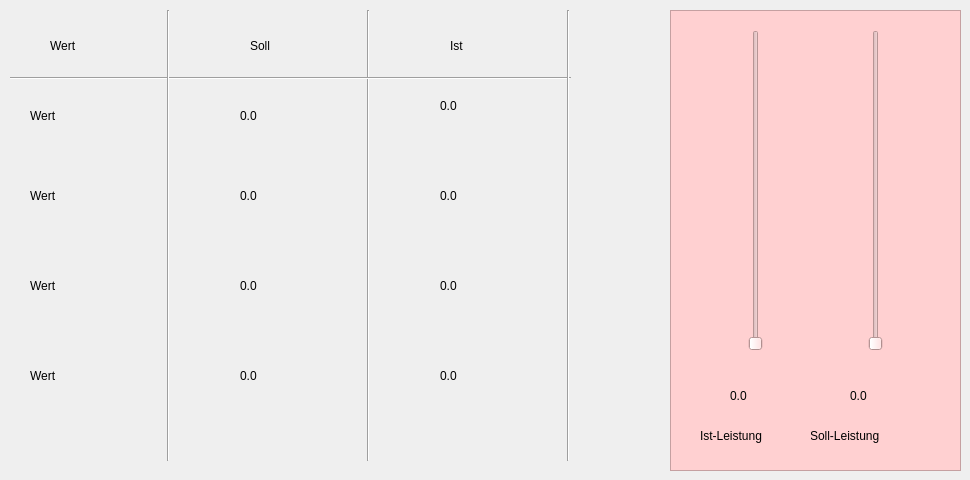
    <widget class="QWidget" name="page_2">
     <widget class="QLabel" name="label_17">
      <property name="geometry">
       <rect>
        <x>50</x>
        <y>30</y>
        <width>111</width>
        <height>31</height>
       </rect>
      </property>
      <property name="styleSheet">
       <string notr="true">font: 12pt &quot;Arial&quot;;</string>
      </property>
      <property name="text">
       <string>Wert</string>
      </property>
     </widget>
     <widget class="Line" name="line_5">
      <property name="geometry">
       <rect>
        <x>360</x>
        <y>10</y>
        <width>16</width>
        <height>451</height>
       </rect>
      </property>
      <property name="orientation">
       <enum>Qt::Vertical</enum>
      </property>
     </widget>
     <widget class="QLabel" name="label_18">
      <property name="geometry">
       <rect>
        <x>450</x>
        <y>30</y>
        <width>111</width>
        <height>31</height>
       </rect>
      </property>
      <property name="styleSheet">
       <string notr="true">font: 12pt &quot;Arial&quot;;</string>
      </property>
      <property name="text">
       <string>Ist</string>
      </property>
     </widget>
     <widget class="QFrame" name="frame_2">
      <property name="geometry">
       <rect>
        <x>670</x>
        <y>10</y>
        <width>291</width>
        <height>461</height>
       </rect>
      </property>
      <property name="styleSheet">
       <string notr="true">background-color: rgba(255, 208, 209, 255);</string>
      </property>
      <property name="frameShape">
       <enum>QFrame::StyledPanel</enum>
      </property>
      <property name="frameShadow">
       <enum>QFrame::Raised</enum>
      </property>
      <widget class="QLabel" name="label_19">
       <property name="geometry">
        <rect>
         <x>140</x>
         <y>410</y>
         <width>121</width>
         <height>31</height>
        </rect>
       </property>
       <property name="styleSheet">
        <string notr="true">font: 12pt &quot;Arial&quot;;</string>
       </property>
       <property name="text">
        <string>Soll-Leistung</string>
       </property>
      </widget>
      <widget class="QSlider" name="sli_Pist_Wr1">
       <property name="geometry">
        <rect>
         <x>50</x>
         <y>20</y>
         <width>71</width>
         <height>321</height>
        </rect>
       </property>
       <property name="orientation">
        <enum>Qt::Vertical</enum>
       </property>
      </widget>
      <widget class="QLabel" name="num_Pist_Wr1">
       <property name="geometry">
        <rect>
         <x>60</x>
         <y>350</y>
         <width>61</width>
         <height>71</height>
        </rect>
       </property>
       <property name="styleSheet">
        <string notr="true">font: 18pt &quot;Arial&quot;;</string>
       </property>
       <property name="text">
        <string>0.0</string>
       </property>
      </widget>
      <widget class="QLabel" name="label_21">
       <property name="geometry">
        <rect>
         <x>30</x>
         <y>410</y>
         <width>111</width>
         <height>31</height>
        </rect>
       </property>
       <property name="styleSheet">
        <string notr="true">font: 12pt &quot;Arial&quot;;</string>
       </property>
       <property name="text">
        <string>Ist-Leistung</string>
       </property>
      </widget>
      <widget class="QSlider" name="sli_Psoll_Wr1">
       <property name="geometry">
        <rect>
         <x>170</x>
         <y>20</y>
         <width>71</width>
         <height>321</height>
        </rect>
       </property>
       <property name="orientation">
        <enum>Qt::Vertical</enum>
       </property>
      </widget>
      <widget class="QLabel" name="num_Psoll_Wr1">
       <property name="geometry">
        <rect>
         <x>180</x>
         <y>350</y>
         <width>61</width>
         <height>71</height>
        </rect>
       </property>
       <property name="styleSheet">
        <string notr="true">font: 18pt &quot;Arial&quot;;</string>
       </property>
       <property name="text">
        <string>0.0</string>
       </property>
      </widget>
     </widget>
     <widget class="QLabel" name="label_23">
      <property name="geometry">
       <rect>
        <x>250</x>
        <y>30</y>
        <width>111</width>
        <height>31</height>
       </rect>
      </property>
      <property name="styleSheet">
       <string notr="true">font: 12pt &quot;Arial&quot;;</string>
      </property>
      <property name="text">
       <string>Soll</string>
      </property>
     </widget>
     <widget class="Line" name="line_6">
      <property name="geometry">
       <rect>
        <x>10</x>
        <y>70</y>
        <width>561</width>
        <height>16</height>
       </rect>
      </property>
      <property name="orientation">
       <enum>Qt::Horizontal</enum>
      </property>
     </widget>
     <widget class="Line" name="line_7">
      <property name="geometry">
       <rect>
        <x>160</x>
        <y>10</y>
        <width>16</width>
        <height>451</height>
       </rect>
      </property>
      <property name="orientation">
       <enum>Qt::Vertical</enum>
      </property>
     </widget>
     <widget class="Line" name="line_8">
      <property name="geometry">
       <rect>
        <x>560</x>
        <y>10</y>
        <width>16</width>
        <height>451</height>
       </rect>
      </property>
      <property name="orientation">
       <enum>Qt::Vertical</enum>
      </property>
     </widget>
     <widget class="QLabel" name="label_20">
      <property name="geometry">
       <rect>
        <x>30</x>
        <y>180</y>
        <width>111</width>
        <height>31</height>
       </rect>
      </property>
      <property name="styleSheet">
       <string notr="true">font: 12pt &quot;Arial&quot;;</string>
      </property>
      <property name="text">
       <string>Wert</string>
      </property>
     </widget>
     <widget class="QLabel" name="label_22">
      <property name="geometry">
       <rect>
        <x>30</x>
        <y>100</y>
        <width>111</width>
        <height>31</height>
       </rect>
      </property>
      <property name="styleSheet">
       <string notr="true">font: 12pt &quot;Arial&quot;;</string>
      </property>
      <property name="text">
       <string>Wert</string>
      </property>
     </widget>
     <widget class="QLabel" name="label_26">
      <property name="geometry">
       <rect>
        <x>30</x>
        <y>270</y>
        <width>111</width>
        <height>31</height>
       </rect>
      </property>
      <property name="styleSheet">
       <string notr="true">font: 12pt &quot;Arial&quot;;</string>
      </property>
      <property name="text">
       <string>Wert</string>
      </property>
     </widget>
     <widget class="QLabel" name="label_27">
      <property name="geometry">
       <rect>
        <x>30</x>
        <y>360</y>
        <width>111</width>
        <height>31</height>
       </rect>
      </property>
      <property name="styleSheet">
       <string notr="true">font: 12pt &quot;Arial&quot;;</string>
      </property>
      <property name="text">
       <string>Wert</string>
      </property>
     </widget>
     <widget class="QLabel" name="num_Pist_Wr1_2">
      <property name="geometry">
       <rect>
        <x>240</x>
        <y>250</y>
        <width>61</width>
        <height>71</height>
       </rect>
      </property>
      <property name="styleSheet">
       <string notr="true">font: 18pt &quot;Arial&quot;;</string>
      </property>
      <property name="text">
       <string>0.0</string>
      </property>
     </widget>
     <widget class="QLabel" name="num_Pist_Wr1_3">
      <property name="geometry">
       <rect>
        <x>240</x>
        <y>340</y>
        <width>61</width>
        <height>71</height>
       </rect>
      </property>
      <property name="styleSheet">
       <string notr="true">font: 18pt &quot;Arial&quot;;</string>
      </property>
      <property name="text">
       <string>0.0</string>
      </property>
     </widget>
     <widget class="QLabel" name="num_Pist_Wr1_4">
      <property name="geometry">
       <rect>
        <x>240</x>
        <y>80</y>
        <width>61</width>
        <height>71</height>
       </rect>
      </property>
      <property name="styleSheet">
       <string notr="true">font: 18pt &quot;Arial&quot;;</string>
      </property>
      <property name="text">
       <string>0.0</string>
      </property>
     </widget>
     <widget class="QLabel" name="num_Pist_Wr1_5">
      <property name="geometry">
       <rect>
        <x>240</x>
        <y>160</y>
        <width>61</width>
        <height>71</height>
       </rect>
      </property>
      <property name="styleSheet">
       <string notr="true">font: 18pt &quot;Arial&quot;;</string>
      </property>
      <property name="text">
       <string>0.0</string>
      </property>
     </widget>
     <widget class="QLabel" name="num_Pist_Wr1_6">
      <property name="geometry">
       <rect>
        <x>440</x>
        <y>340</y>
        <width>61</width>
        <height>71</height>
       </rect>
      </property>
      <property name="styleSheet">
       <string notr="true">font: 18pt &quot;Arial&quot;;</string>
      </property>
      <property name="text">
       <string>0.0</string>
      </property>
     </widget>
     <widget class="QLabel" name="num_Pist_Wr1_7">
      <property name="geometry">
       <rect>
        <x>440</x>
        <y>250</y>
        <width>61</width>
        <height>71</height>
       </rect>
      </property>
      <property name="styleSheet">
       <string notr="true">font: 18pt &quot;Arial&quot;;</string>
      </property>
      <property name="text">
       <string>0.0</string>
      </property>
     </widget>
     <widget class="QLabel" name="num_Pist_Wr1_8">
      <property name="geometry">
       <rect>
        <x>440</x>
        <y>70</y>
        <width>61</width>
        <height>71</height>
       </rect>
      </property>
      <property name="styleSheet">
       <string notr="true">font: 18pt &quot;Arial&quot;;</string>
      </property>
      <property name="text">
       <string>0.0</string>
      </property>
     </widget>
     <widget class="QLabel" name="num_Pist_Wr1_9">
      <property name="geometry">
       <rect>
        <x>440</x>
        <y>160</y>
        <width>61</width>
        <height>71</height>
       </rect>
      </property>
      <property name="styleSheet">
       <string notr="true">font: 18pt &quot;Arial&quot;;</string>
      </property>
      <property name="text">
       <string>0.0</string>
      </property>
     </widget>
    </widget>
